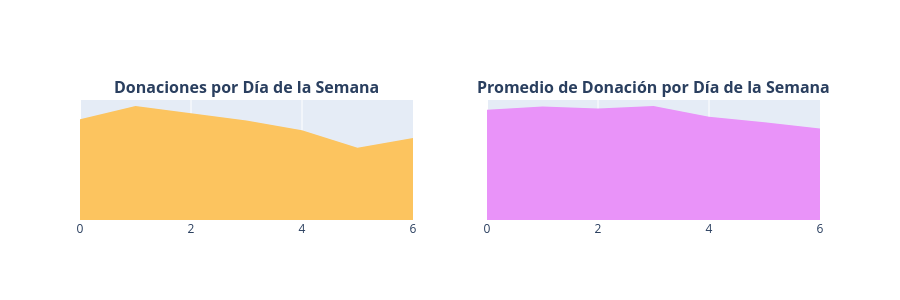

Write notebook code for a chart like this one.
### Markdown cell above
### Donaciones por Día de la Semana

- *3.4.7* Número de Donaciones por Día de la Semana
- *3.4.8* Promedio de Donaciones por Día de la Semana

### Code cell
import plotly.graph_objs as go
from plotly import tools
from plotly.offline import iplot

# Agrupar donaciones por día de la semana
t4 = donations_df.groupby(['Donation Weekday']).agg({
    'Donation Year': 'count', 
    'Donation Amount': 'mean'
}).reset_index().rename(columns={
    'Donation Year': 'Total Donations', 
    'Donation Amount': 'Average Amount'
})

x = t4['Donation Weekday']
y1 = t4['Total Donations']
y2 = t4['Average Amount']

trace1 = go.Scatter(
    x=x, 
    y=y1, 
    fill='tozeroy', 
    fillcolor='#fcc45f', 
    mode='none'
)
trace2 = go.Scatter(
    x=x, 
    y=y2, 
    fill='tozeroy', 
    fillcolor="#e993f9", 
    mode='none'
)

fig = tools.make_subplots(
    rows=1, 
    cols=2, 
    print_grid=False, 
    subplot_titles=[
        "<b>Donaciones por Día de la Semana</b>", 
        "<b>Promedio de Donación por Día de la Semana</b>"
    ]
)

fig.append_trace(trace1, 1, 1)
fig.append_trace(trace2, 1, 2)

# CORREGIDO: Eliminar autotick y usar propiedades válidas
fig['layout'].update(
    height=300, 
    showlegend=False, 
    yaxis=dict(
        showgrid=False,
        zeroline=False,
        showline=False,
        showticklabels=False,
        ticks=''
    ), 
    yaxis2=dict(
        showgrid=False,
        zeroline=False,
        showline=False,
        showticklabels=False,
        ticks=''
    )
)

iplot(fig)

### Figure 1 — Plotly figure (JSON) as saved in the notebook; plotly's stock layout.template omitted (floating-point values rounded to 4 significant figures)
{"data": [{"fill": "tozeroy", "fillcolor": "#fcc45f", "mode": "none", "type": "scatter", "x": [0, 1, 2, 3, 4, 5, 6], "xaxis": "x", "y": [7567, 8570, 8033, 7486, 6750, 5432, 6162], "yaxis": "y"}, {"fill": "tozeroy", "fillcolor": "#e993f9", "mode": "none", "type": "scatter", "x": [0, 1, 2, 3, 4, 5, 6], "xaxis": "x2", "y": [63.12, 64.98, 63.75, 65.24, 59.15, 55.96, 52.44], "yaxis": "y2"}], "layout": {"annotations": [{"font": {"size": 16}, "showarrow": false, "text": "<b>Donaciones por Día de la Semana</b>", "x": 0.225, "xanchor": "center", "xref": "paper", "y": 1, "yanchor": "bottom", "yref": "paper"}, {"font": {"size": 16}, "showarrow": false, "text": "<b>Promedio de Donación por Día de la Semana</b>", "x": 0.775, "xanchor": "center", "xref": "paper", "y": 1, "yanchor": "bottom", "yref": "paper"}], "height": 300, "showlegend": false, "xaxis": {"anchor": "y", "domain": [0, 0.45]}, "xaxis2": {"anchor": "y2", "domain": [0.55, 1]}, "yaxis": {"anchor": "x", "domain": [0, 1], "showgrid": false, "showline": false, "showticklabels": false, "ticks": "", "zeroline": false}, "yaxis2": {"anchor": "x2", "domain": [0, 1], "showgrid": false, "showline": false, "showticklabels": false, "ticks": "", "zeroline": false}}}
